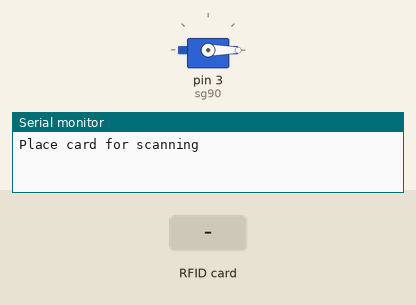
Simulated run of this sketch. Board: Arduino Uno, built with avr-gcc and run on an emulated ATmega328P. On the bench: servo, the last lines printed to the serial monitor. Inputs (shaded band) come from the test bench.

Above: at 1.2 s.
1.3 s: RFID card 33 F0 20 0D held to the reader
At 1.76 s:
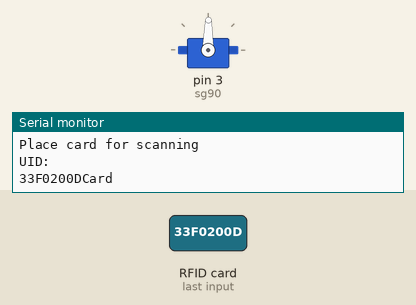
At 3.4 s:
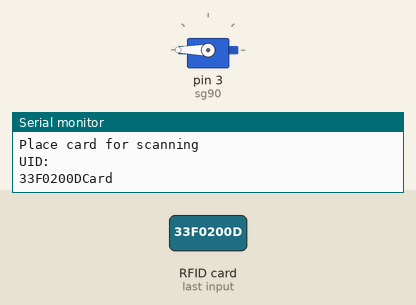
3.7 s: RFID card 5E 7A 19 C4 held to the reader
At 4.46 s:
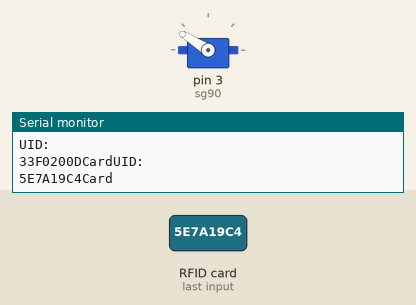
Timing chart, 0 to 6.7 s (numbered marks = the images above; inputs shaded):
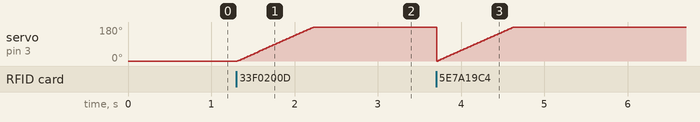

Measured:
- after the input at 1.3 s, servo on pin 3 (sg90): moves from 0° to 180° over 0.91 s, starting at once

The sketch:

main.ino
```cpp
#include <MFRC522.h>
#include <SPI.h>
#include <Servo.h>
#define RST_PIN 5
#define SS_PIN 10
Servo sg90;

MFRC522 mfrc522(SS_PIN, RST_PIN);
byte i;
byte datoUID[4];
byte llavero[4] = {0xBC,0x73,0x9F,0x63};

byte tag[4] = {0x33,0xF0,0x20,0x0D};

void setup(){
  Serial.begin(9600);

  SPI.begin();
  sg90.attach(3);
  sg90.write(0);
  mfrc522.PCD_Init();
  Serial.println(F("Place card for scanning"));
}

void loop(){
  if ( ! mfrc522.PICC_IsNewCardPresent())
  return;

  if ( ! mfrc522.PICC_ReadCardSerial())
  return;
  Serial.println("UID:");

  for (byte i = 0; i < mfrc522.uid.size; i++){
    if (mfrc522.uid.uidByte[i] < 0x10){
      Serial.print("0");
    }else {
      Serial.print("");
    }

    Serial.print(mfrc522.uid.uidByte[i], HEX);
    datoUID[i]=mfrc522.uid.uidByte[i];
  }
  mfrc522.PICC_HaltA();
  if (datoUID[i] != llavero[i]){
    Serial.print("Card");
    for (int j=0; j <=180; j++){
      sg90.write(j);
      delay(5);
    }
  }
}
```
